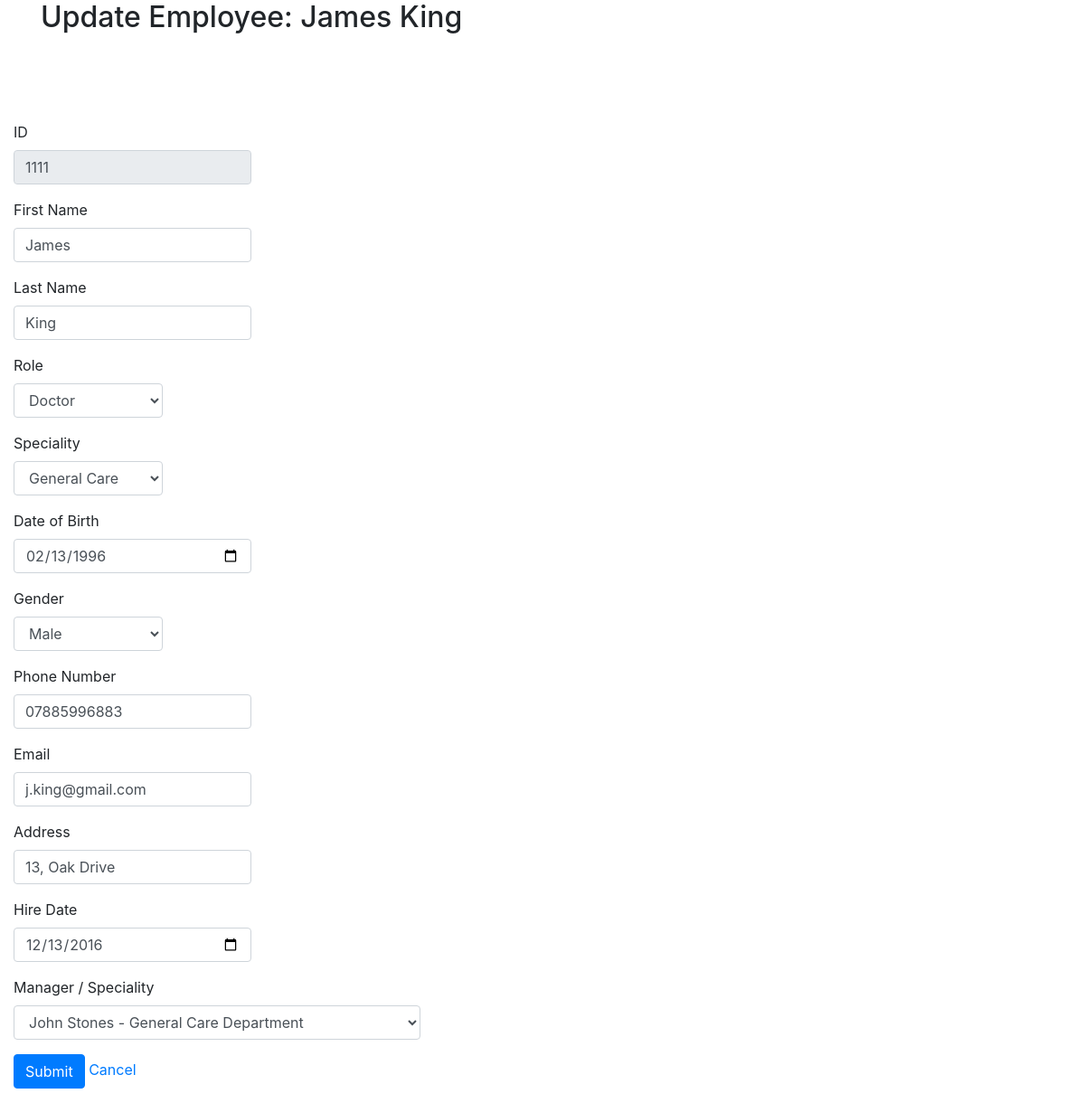
The app's page /employee-update.php?empID=1111 (signed in) with its own data.
### tables this page shows
CREATE TABLE `employee` (
  `EmployeeID` int(4) NOT NULL,
  `EmployeeFirstName` varchar(20) DEFAULT NULL,
  `EmployeeLastName` varchar(20) DEFAULT NULL,
  `RoleID` int(4) DEFAULT NULL,
  `SpecialityID` int(4) DEFAULT NULL,
  `EmployeeDoB` date DEFAULT NULL,
  `GenderID` varchar(4) DEFAULT NULL,
  `EmployeeContactNumber` varchar(50) DEFAULT NULL,
  `EmployeeEmail` varchar(50) DEFAULT NULL,
  `EmployeeAddress` varchar(20) DEFAULT NULL,
  `EmployeeHireDate` date DEFAULT NULL,
  `LoginDetailsID` int(4) DEFAULT NULL,
  `ManagerID` int(4) DEFAULT NULL
);

### employee-update.php (the view, shortened to what this page needs)
<head>
    <link rel="stylesheet" href="https://stackpath.bootstrapcdn.com/bootstrap/4.3.1/css/bootstrap.min.css">
</head>
<?php
include("includes/db_conn.php");
?>
<?php
        $getEmployeeID = $_GET["empID"];
        $stmt = $conn->prepare( "SELECT * FROM employee WHERE EmployeeID=$getEmployeeID" );
        $stmt->execute();
        $result = $stmt->get_result();
        $obj = $result->fetch_object();
        $emp_id = $obj->EmployeeID;
        $emp_firstname = $obj->EmployeeFirstName;
        $emp_lastname = $obj->EmployeeLastName;
        $emp_dob = $obj->EmployeeDoB;
        $emp_contact = $obj->EmployeeContactNumber;
        $emp_email = $obj->EmployeeEmail;
        $emp_address = $obj->EmployeeAddress;
        $emp_hiredate = $obj->EmployeeHireDate;
    ?>
<div class="container pb-5">
    <main role="main" class="pb-3">
        <h2>Update Employee: <?php echo $emp_firstname;?> <?php echo $emp_lastname; ?></h2><br>
    </main>
</div>
<div class="row">
    <div class="col-6">
        <form method="post" action="sql/sql-employee-update.php">
            <div class="form-group col-md-6">
                <label class="control-label labelFont">ID</label>
                <input class="form-control" type="text" name="emp_id" required value="<?php echo $emp_id; ?>" readonly>
            </div>
            <div class="form-group col-md-6">
                <label class="control-label labelFont">First Name</label>
                <input class="form-control" type="text" name="emp_first_name" required value="<?php echo $emp_firstname; ?>">
            </div>
            <div class="form-group col-md-6">
                <label class="control-label labelFont">Last Name</label>
                <input class="form-control" type="text" name="emp_last_name" required value="<?php echo $emp_lastname; ?>">
            </div>
            <div class="form-group col-md-4">
                <?php include_once('dd_list/role-update.php'); ?>
            </div>
            <div class="form-group col-md-4">
                <?php include_once('dd_list/speciality-update.php'); ?>
            </div>
            <div class="form-group col-md-6">
                <label class="control-label labelFont">Date of Birth</label>
                <input class="form-control" type="date" name="birth_date" required value="<?php echo $emp_dob; ?>">
            </div>
            <div class="form-group col-md-4">
                <?php include_once('dd_list/employee-gender-update.php'); ?>
            </div>
            <div class="form-group col-md-6">
                <label class="control-label labelFont">Phone Number</label>
                <input class="form-control" type="text" name="phone_number" required value="<?php echo $emp_contact; ?>">
            </div>
            <div class="form-group col-md-6">
                <label class="control-label labelFont">Email</label>
                <input class="form-control" type="email" name="email" required value="<?php echo $emp_email; ?>">
            </div>
            <div class="form-group col-md-6">
                <label class="control-label labelFont">Address</label>
                <input class="form-control" type="text" name="emp_address" required value="<?php echo $emp_address; ?>">
            </div>
            <div class="form-group col-md-6">
                <label class="control-label labelFont">Hire Date</label>
                <input class="form-control" type="date" name="hire_date" required value="<?php echo $emp_hiredate; ?>">
            </div>
            <div class="form-group col-md-4">
                <?php include_once('dd_list/manager-update.php'); ?>
            </div>
            <div class="form-group col-md-4">
                <input class="btn btn-primary" type="submit" value="Submit" name="submit">
                <a href="employee-list.php">Cancel</a>
            </div>
        </form>
    </div>
</div>

### records on screen
employee: EmployeeFirstName "James", EmployeeLastName "King", emp_id "1111", emp_first_name "James", emp_last_name "King", birth_date "02/13/1996", phone_number "07885996883", email "j.king@gmail.com", emp_address "13, Oak Drive", hire_date "12/13/2016"

### other values on screen
form field role_id "Doctor"
form field speciality_id "General Care"
form field gender_id "Male"
form field manager_id "John Stones - General Care Department"
